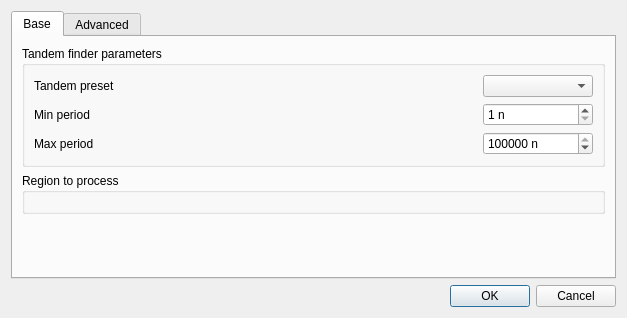
<?xml version="1.0" encoding="UTF-8"?>
<ui version="4.0">
 <class>FindTandemsDialog</class>
 <widget class="QDialog" name="FindTandemsDialog">
  <property name="windowModality">
   <enum>Qt::ApplicationModal</enum>
  </property>
  <property name="geometry">
   <rect>
    <x>0</x>
    <y>0</y>
    <width>627</width>
    <height>318</height>
   </rect>
  </property>
  <property name="windowTitle">
   <string>Find Tandems</string>
  </property>
  <property name="windowIcon">
   <iconset>
    <normaloff>:/repeat_finder/repeats_image</normaloff>:/repeat_finder/repeats_image</iconset>
  </property>
  <layout class="QVBoxLayout" name="verticalLayout">
   <item>
    <widget class="QTabWidget" name="tabWidget">
     <property name="currentIndex">
      <number>0</number>
     </property>
     <widget class="QWidget" name="tab">
      <attribute name="title">
       <string>Base</string>
      </attribute>
      <layout class="QVBoxLayout" name="verticalLayout_2">
       <item>
        <widget class="QGroupBox" name="paramsBox">
         <property name="title">
          <string>Tandem finder parameters</string>
         </property>
         <layout class="QGridLayout" name="gridLayout">
          <item row="0" column="0">
           <widget class="QLabel" name="label_2">
            <property name="minimumSize">
             <size>
              <width>0</width>
              <height>0</height>
             </size>
            </property>
            <property name="text">
             <string>Tandem preset</string>
            </property>
           </widget>
          </item>
          <item row="0" column="1">
           <spacer name="horizontalSpacer_2">
            <property name="orientation">
             <enum>Qt::Horizontal</enum>
            </property>
            <property name="sizeHint" stdset="0">
             <size>
              <width>40</width>
              <height>20</height>
             </size>
            </property>
           </spacer>
          </item>
          <item row="0" column="2">
           <widget class="QComboBox" name="repeatLenComboBox">
            <property name="sizePolicy">
             <sizepolicy hsizetype="Preferred" vsizetype="Fixed">
              <horstretch>0</horstretch>
              <verstretch>0</verstretch>
             </sizepolicy>
            </property>
            <property name="minimumSize">
             <size>
              <width>0</width>
              <height>0</height>
             </size>
            </property>
            <property name="currentIndex">
             <number>-1</number>
            </property>
            <property name="sizeAdjustPolicy">
             <enum>QComboBox::AdjustToContents</enum>
            </property>
            <property name="minimumContentsLength">
             <number>10</number>
            </property>
           </widget>
          </item>
          <item row="1" column="0">
           <widget class="QLabel" name="label_4">
            <property name="text">
             <string>Min period</string>
            </property>
           </widget>
          </item>
          <item row="1" column="1">
           <spacer name="horizontalSpacer_4">
            <property name="orientation">
             <enum>Qt::Horizontal</enum>
            </property>
            <property name="sizeHint" stdset="0">
             <size>
              <width>40</width>
              <height>20</height>
             </size>
            </property>
           </spacer>
          </item>
          <item row="1" column="2">
           <widget class="QSpinBox" name="minPeriodBox">
            <property name="suffix">
             <string> n</string>
            </property>
            <property name="minimum">
             <number>1</number>
            </property>
            <property name="maximum">
             <number>1000000</number>
            </property>
           </widget>
          </item>
          <item row="2" column="0">
           <widget class="QLabel" name="label_5">
            <property name="text">
             <string>Max period</string>
            </property>
           </widget>
          </item>
          <item row="2" column="1">
           <spacer name="horizontalSpacer_5">
            <property name="orientation">
             <enum>Qt::Horizontal</enum>
            </property>
            <property name="sizeHint" stdset="0">
             <size>
              <width>40</width>
              <height>20</height>
             </size>
            </property>
           </spacer>
          </item>
          <item row="2" column="2">
           <widget class="QSpinBox" name="maxPeriodBox">
            <property name="suffix">
             <string> n</string>
            </property>
            <property name="minimum">
             <number>1</number>
            </property>
            <property name="maximum">
             <number>1000000</number>
            </property>
            <property name="value">
             <number>1000000</number>
            </property>
           </widget>
          </item>
         </layout>
        </widget>
       </item>
       <item>
        <widget class="QGroupBox" name="regionBox">
         <property name="title">
          <string>Region to process</string>
         </property>
         <layout class="QHBoxLayout" name="horizontalLayout_2">
          <item>
           <layout class="QHBoxLayout" name="rangeSelectorLayout"/>
          </item>
         </layout>
        </widget>
       </item>
       <item>
        <widget class="QWidget" name="annotationsWidget" native="true">
         <property name="sizePolicy">
          <sizepolicy hsizetype="Expanding" vsizetype="Expanding">
           <horstretch>0</horstretch>
           <verstretch>0</verstretch>
          </sizepolicy>
         </property>
         <property name="minimumSize">
          <size>
           <width>0</width>
           <height>0</height>
          </size>
         </property>
        </widget>
       </item>
       <item>
        <spacer name="verticalSpacer">
         <property name="orientation">
          <enum>Qt::Vertical</enum>
         </property>
         <property name="sizeHint" stdset="0">
          <size>
           <width>20</width>
           <height>40</height>
          </size>
         </property>
        </spacer>
       </item>
      </layout>
     </widget>
     <widget class="QWidget" name="tab_2">
      <attribute name="title">
       <string>Advanced</string>
      </attribute>
      <layout class="QVBoxLayout" name="verticalLayout_3">
       <item>
        <widget class="QGroupBox" name="groupBox">
         <property name="title">
          <string>Advanced parameters</string>
         </property>
         <layout class="QGridLayout" name="gridLayout_2">
          <item row="0" column="1">
           <spacer name="horizontalSpacer_6">
            <property name="orientation">
             <enum>Qt::Horizontal</enum>
            </property>
            <property name="sizeHint" stdset="0">
             <size>
              <width>40</width>
              <height>20</height>
             </size>
            </property>
           </spacer>
          </item>
          <item row="2" column="2">
           <widget class="QSpinBox" name="minRepeatsBox">
            <property name="prefix">
             <string>x</string>
            </property>
            <property name="minimum">
             <number>2</number>
            </property>
            <property name="maximum">
             <number>1000000000</number>
            </property>
            <property name="value">
             <number>3</number>
            </property>
           </widget>
          </item>
          <item row="3" column="0">
           <widget class="QCheckBox" name="overlappedTandemsCheckBox">
            <property name="text">
             <string>Show overlapped tandems</string>
            </property>
           </widget>
          </item>
          <item row="1" column="0">
           <widget class="QLabel" name="label_8">
            <property name="text">
             <string>Minimum tandem size</string>
            </property>
           </widget>
          </item>
          <item row="0" column="2">
           <widget class="QComboBox" name="algoComboBox">
            <property name="sizeAdjustPolicy">
             <enum>QComboBox::AdjustToContents</enum>
            </property>
            <property name="minimumContentsLength">
             <number>10</number>
            </property>
           </widget>
          </item>
          <item row="1" column="1">
           <spacer name="horizontalSpacer_7">
            <property name="orientation">
             <enum>Qt::Horizontal</enum>
            </property>
            <property name="sizeHint" stdset="0">
             <size>
              <width>40</width>
              <height>20</height>
             </size>
            </property>
           </spacer>
          </item>
          <item row="1" column="2">
           <widget class="QSpinBox" name="minTandemSizeBox">
            <property name="minimum">
             <number>3</number>
            </property>
            <property name="maximum">
             <number>1000000000</number>
            </property>
            <property name="value">
             <number>9</number>
            </property>
           </widget>
          </item>
          <item row="0" column="0">
           <widget class="QLabel" name="label_6">
            <property name="text">
             <string>Algorithm</string>
            </property>
           </widget>
          </item>
          <item row="2" column="1">
           <spacer name="horizontalSpacer_10">
            <property name="orientation">
             <enum>Qt::Horizontal</enum>
            </property>
            <property name="sizeHint" stdset="0">
             <size>
              <width>40</width>
              <height>20</height>
             </size>
            </property>
           </spacer>
          </item>
          <item row="2" column="0">
           <widget class="QLabel" name="label_9">
            <property name="text">
             <string>Minimum repeat count</string>
            </property>
           </widget>
          </item>
         </layout>
        </widget>
       </item>
       <item>
        <spacer name="verticalSpacer_2">
         <property name="orientation">
          <enum>Qt::Vertical</enum>
         </property>
         <property name="sizeHint" stdset="0">
          <size>
           <width>20</width>
           <height>24</height>
          </size>
         </property>
        </spacer>
       </item>
      </layout>
     </widget>
    </widget>
   </item>
   <item>
    <widget class="QDialogButtonBox" name="buttonBox">
     <property name="standardButtons">
      <set>QDialogButtonBox::Cancel|QDialogButtonBox::Ok</set>
     </property>
    </widget>
   </item>
  </layout>
 </widget>
 <resources/>
 <connections>
  <connection>
   <sender>repeatLenComboBox</sender>
   <signal>activated(int)</signal>
   <receiver>FindTandemsDialog</receiver>
   <slot>presetSelected(int)</slot>
   <hints>
    <hint type="sourcelabel">
     <x>613</x>
     <y>53</y>
    </hint>
    <hint type="destinationlabel">
     <x>344</x>
     <y>298</y>
    </hint>
   </hints>
  </connection>
  <connection>
   <sender>minPeriodBox</sender>
   <signal>valueChanged(int)</signal>
   <receiver>FindTandemsDialog</receiver>
   <slot>minPeriodChanged(int)</slot>
   <hints>
    <hint type="sourcelabel">
     <x>564</x>
     <y>73</y>
    </hint>
    <hint type="destinationlabel">
     <x>324</x>
     <y>0</y>
    </hint>
   </hints>
  </connection>
  <connection>
   <sender>maxPeriodBox</sender>
   <signal>valueChanged(int)</signal>
   <receiver>FindTandemsDialog</receiver>
   <slot>maxPeriodChanged(int)</slot>
   <hints>
    <hint type="sourcelabel">
     <x>583</x>
     <y>96</y>
    </hint>
    <hint type="destinationlabel">
     <x>388</x>
     <y>3</y>
    </hint>
   </hints>
  </connection>
  <connection>
   <sender>algoComboBox</sender>
   <signal>currentIndexChanged(int)</signal>
   <receiver>FindTandemsDialog</receiver>
   <slot>customization()</slot>
   <hints>
    <hint type="sourcelabel">
     <x>544</x>
     <y>148</y>
    </hint>
    <hint type="destinationlabel">
     <x>237</x>
     <y>151</y>
    </hint>
   </hints>
  </connection>
  <connection>
   <sender>minTandemSizeBox</sender>
   <signal>editingFinished()</signal>
   <receiver>FindTandemsDialog</receiver>
   <slot>customization()</slot>
   <hints>
    <hint type="sourcelabel">
     <x>558</x>
     <y>175</y>
    </hint>
    <hint type="destinationlabel">
     <x>342</x>
     <y>176</y>
    </hint>
   </hints>
  </connection>
  <connection>
   <sender>minRepeatsBox</sender>
   <signal>editingFinished()</signal>
   <receiver>FindTandemsDialog</receiver>
   <slot>customization()</slot>
   <hints>
    <hint type="sourcelabel">
     <x>558</x>
     <y>197</y>
    </hint>
    <hint type="destinationlabel">
     <x>235</x>
     <y>201</y>
    </hint>
   </hints>
  </connection>
  <connection>
   <sender>maxPeriodBox</sender>
   <signal>editingFinished()</signal>
   <receiver>FindTandemsDialog</receiver>
   <slot>customization()</slot>
   <hints>
    <hint type="sourcelabel">
     <x>544</x>
     <y>98</y>
    </hint>
    <hint type="destinationlabel">
     <x>238</x>
     <y>97</y>
    </hint>
   </hints>
  </connection>
  <connection>
   <sender>minPeriodBox</sender>
   <signal>editingFinished()</signal>
   <receiver>FindTandemsDialog</receiver>
   <slot>customization()</slot>
   <hints>
    <hint type="sourcelabel">
     <x>547</x>
     <y>70</y>
    </hint>
    <hint type="destinationlabel">
     <x>336</x>
     <y>70</y>
    </hint>
   </hints>
  </connection>
  <connection>
   <sender>buttonBox</sender>
   <signal>accepted()</signal>
   <receiver>FindTandemsDialog</receiver>
   <slot>accept()</slot>
   <hints>
    <hint type="sourcelabel">
     <x>313</x>
     <y>290</y>
    </hint>
    <hint type="destinationlabel">
     <x>313</x>
     <y>155</y>
    </hint>
   </hints>
  </connection>
  <connection>
   <sender>buttonBox</sender>
   <signal>rejected()</signal>
   <receiver>FindTandemsDialog</receiver>
   <slot>reject()</slot>
   <hints>
    <hint type="sourcelabel">
     <x>313</x>
     <y>290</y>
    </hint>
    <hint type="destinationlabel">
     <x>313</x>
     <y>155</y>
    </hint>
   </hints>
  </connection>
 </connections>
 <slots>
  <slot>presetSelected(int)</slot>
  <slot>minPeriodChanged(int)</slot>
  <slot>maxPeriodChanged(int)</slot>
  <slot>customization()</slot>
 </slots>
</ui>
